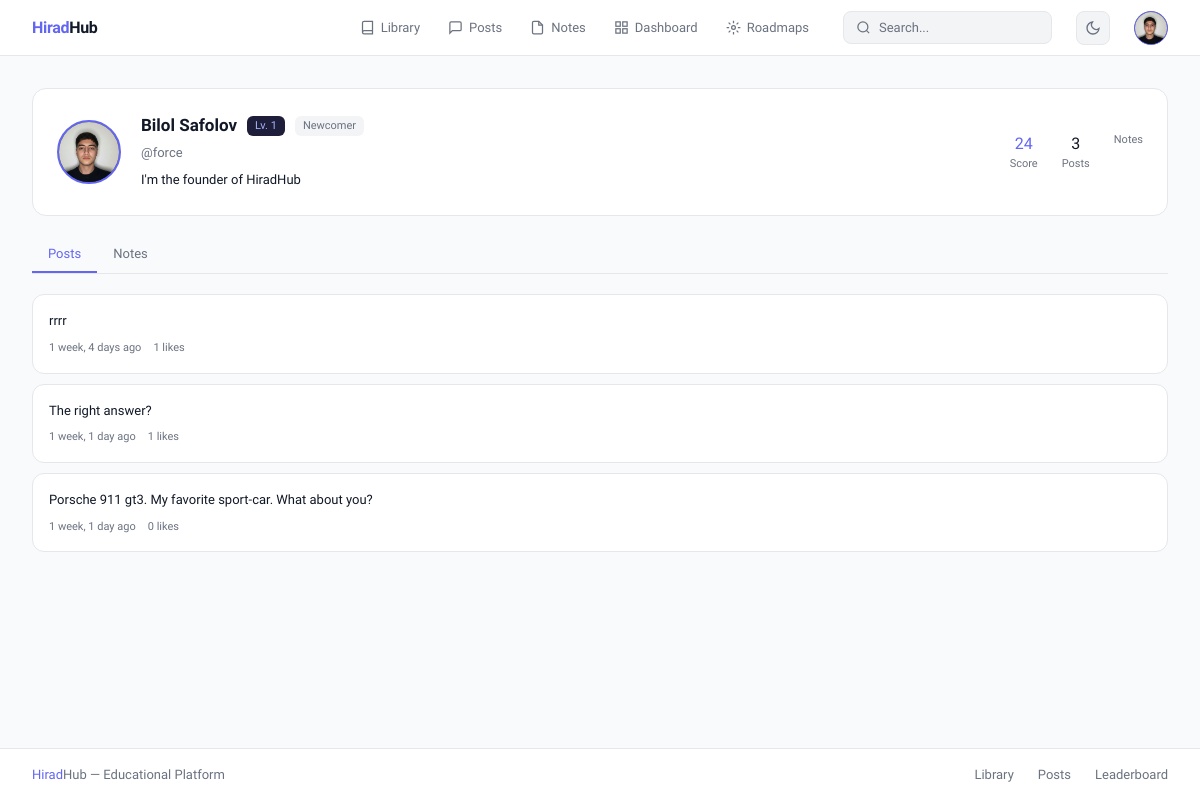
The app's page /user/profile/force/, older data.
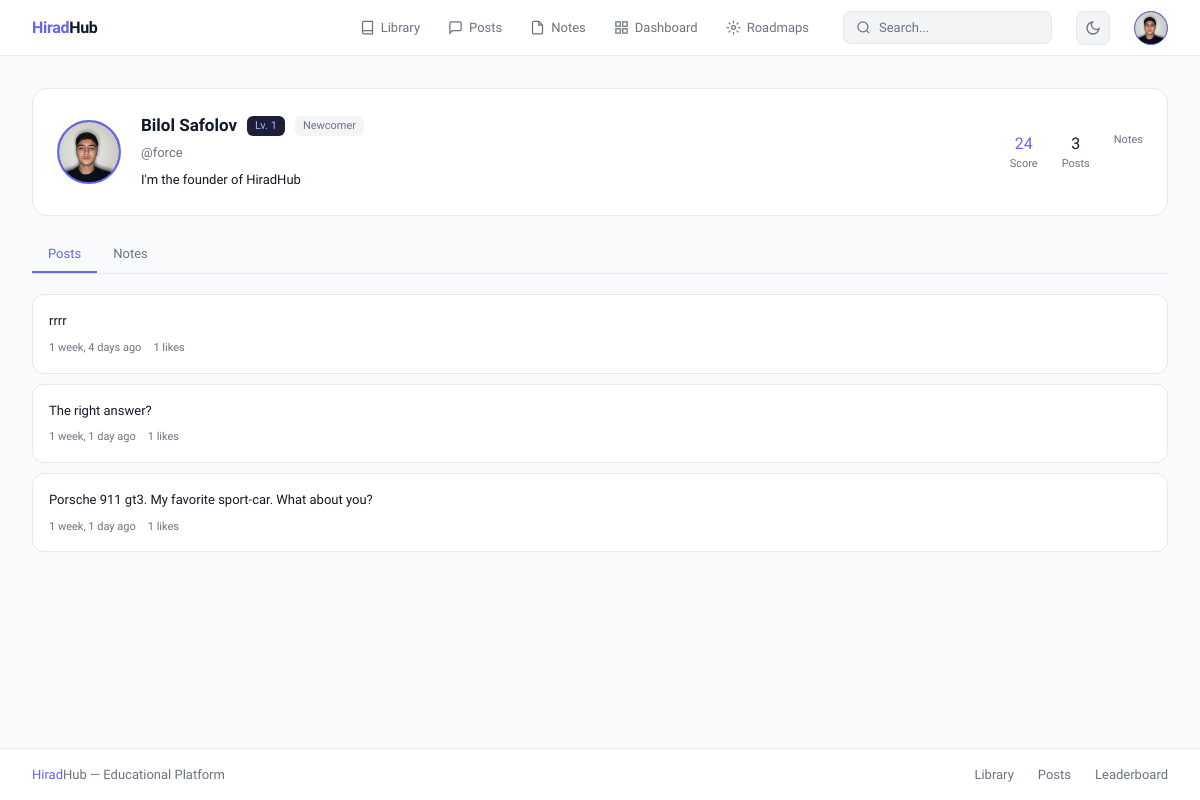
The same page, newer data.
### post/models.py (models this page shows, shortened)
class Post(models.Model):
    POST_TYPES_CHOICES = [
        ('post', 'Post'),
        ('question', 'Question'),
        ('article', 'Article'),
    ]
    author = models.ForeignKey(settings.AUTH_USER_MODEL, on_delete=models.CASCADE, related_name='posts')
    post_type = models.CharField(max_length=20, choices=POST_TYPES_CHOICES, default='post', db_index=True)
    text = models.TextField(max_length=10000, blank=True)
    image = models.ImageField(upload_to='post/images/', null=True, blank=True)
    video = models.FileField(upload_to='post/videos/', null=True, blank=True)
    is_answered = models.BooleanField(default=False, db_index=True)
    accepted_comment = models.OneToOneField('library.Comment', null=True, blank=True, on_delete=models.SET_NULL, related_name='accepted_for')
    view_count = models.PositiveIntegerField(default=0, db_index=True)
    step = models.PositiveIntegerField(default=0, db_index=True)
    created_at = models.DateTimeField(auto_now_add=True)
    updated_at = models.DateTimeField(auto_now=True)
    topics = models.ManyToManyField(Topic, related_name='posts', blank=True)
    likes = GenericRelation('library.Like')
    comments = GenericRelation('library.Comment')
    favorites = GenericRelation('post.Favorite')
    class Meta:
        indexes = [
            models.Index(fields=['-created_at']),
            models.Index(fields=['post_type']),
            models.Index(fields=['author', 'post_type']),
        ]

### user/views.py (the view)
# urls.py: path('profile/<str:username>/', views.profile_view_others, name='profile_others'),
def profile_view_others(request, username):
    other_user = get_object_or_404(CustomUser, username=username)
    return render(request, 'user/others_profile.html', {'user' : other_user})

### templates/user/others_profile.html (shortened to what the changed rows need)
{% extends 'base.html' %}
{% block content %}
<div id="panel-posts">
    {% if user.posts.all %}
    <div style="display:flex; flex-direction:column; gap:10px;">
        {% for post in user.posts.all|slice:":10" %}
        <a href="{% url 'post:detail' post.pk %}" style="text-decoration:none;">
            <div style="background:var(--surface); border:0.5px solid var(--border); border-radius:12px; padding:1rem; transition:border-color 0.15s;"
                onmouseover="this.style.borderColor='var(--accent)'"
                onmouseout="this.style.borderColor='var(--border)'">
                <p style="font-size:13px; color:var(--text); line-height:1.6; margin-bottom:8px;">
                    {{ post.text|truncatechars:120 }}</p>
                <div style="display:flex; gap:12px;">
                    <span style="font-size:11px; color:var(--muted);">{{ post.created_at|timesince }} ago</span>
                    <span style="font-size:11px; color:var(--muted);">{{ post.likes.count }} likes</span>
                </div>
            </div>
        </a>
        {% endfor %}
    </div>
    {% else %}
    <p style="text-align:center; font-size:13px; color:var(--muted); padding:3rem 0;">No posts yet.</p>
    {% endif %}
</div>
{% endblock %}

Row changes from the older to the newer data that the page shows:
changed Post "Porsche 911 gt3. My favorite sport-car. What about you?": likes.count "0" → "1"
